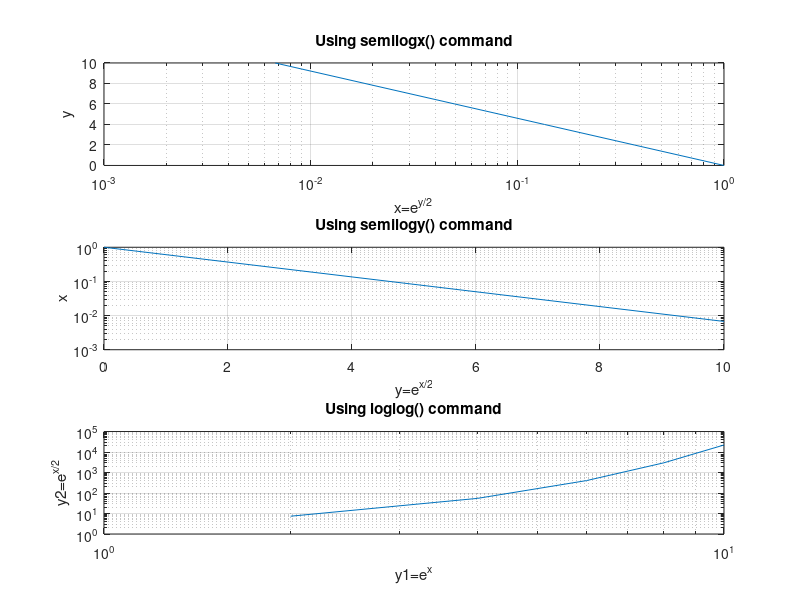

This chart was generated by the following MATLAB code:
% Octave program to illustrate
% usage of semilogx() and 
% semilogy() and loglog() command

%semilogx()
y = 0:2:10;
x = exp(-y/2);
subplot(3,1,1)
semilogx(x,y)
grid on
xlabel('x=e^{y/2}');
ylabel('y');
title('Using semilogx() command');

%semilogy()
x1 = 0:2:10;
y1 = exp(-x1/2);
subplot(3,1,2)
semilogy(x1,y1)
grid on
xlabel('y=e^{x/2}');
ylabel('x');
title('Using semilogy() command');

%loglog()
x2 = 0:2:10;
y1 = exp(x2);
y2 = exp(x2/2);
subplot(3,1,3)
loglog(x1,y1)
grid on
xlabel('y1=e^{x}');
ylabel('y2=e^{x/2}');
title('Using loglog() command');
